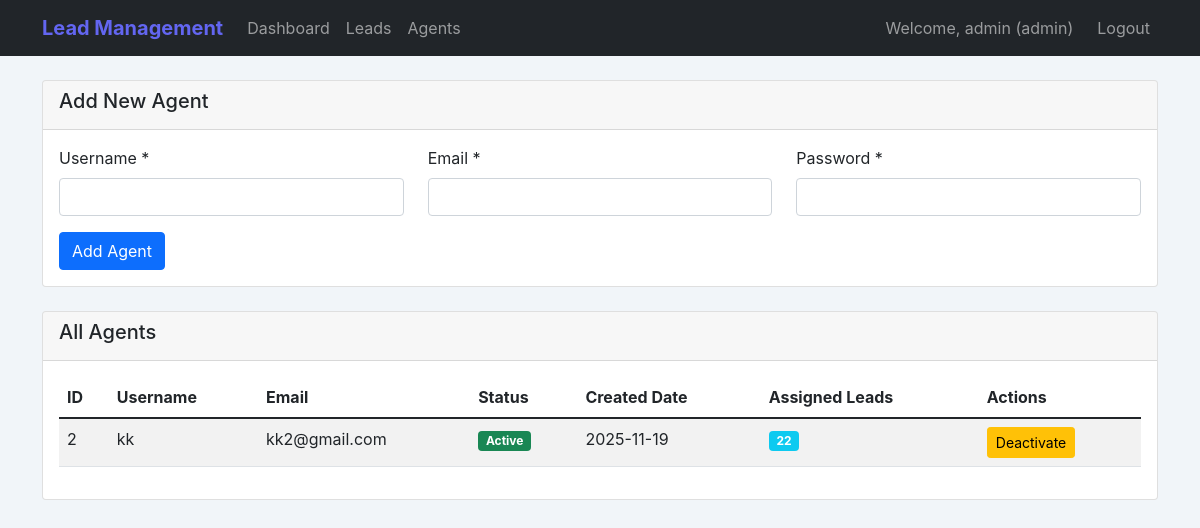
/admin/agents (signed in), run on the app's committed database.
### models.py (models this page shows)
class User(UserMixin, db.Model):
    id = db.Column(db.Integer, primary_key=True)
    username = db.Column(db.String(80), unique=True, nullable=False)
    email = db.Column(db.String(120), unique=True, nullable=False)
    password = db.Column(db.String(200), nullable=False)
    role = db.Column(db.Enum(UserRole), nullable=False)
    is_active = db.Column(db.Boolean, default=True)
    created_at = db.Column(db.DateTime, default=datetime.utcnow)
    phone_number = db.Column(db.String(20), nullable=True)
    department = db.Column(db.String(100), nullable=True)
    assigned_leads = db.relationship('Lead', backref='assigned_agent', lazy=True, foreign_keys='Lead.assigned_agent_id')
    feedbacks = db.relationship('LeadFeedback', backref='agent', lazy=True)
    call_logs = db.relationship('CallLog', backref='agent', lazy=True)
    reassignments_from = db.relationship('LeadReassignment', foreign_keys='LeadReassignment.from_agent_id', backref='from_agent', lazy=True)
    reassignments_to = db.relationship('LeadReassignment', foreign_keys='LeadReassignment.to_agent_id', backref='to_agent', lazy=True)

### routes/admin_routes.py (the view)
@admin_bp.route('/agents')
@login_required
def agents_management():
    if not admin_required():
        return redirect(url_for('agent.dashboard'))
    agents = User.query.filter_by(role=UserRole.AGENT).order_by(User.created_at.desc()).all()
    agent_stats = []
    today = datetime.utcnow().date()
    for agent in agents:
        assigned_leads = Lead.query.filter_by(assigned_agent_id=agent.id).count()
        completed_leads = Lead.query.filter_by(assigned_agent_id=agent.id, status='completed').count()
        total_feedbacks = LeadFeedback.query.filter_by(agent_id=agent.id).count()
        today_calls = CallLog.query.filter(
            CallLog.agent_id == agent.id,
            func.date(CallLog.call_time) == today
        ).count()
        agent_stats.append({
            'agent': agent,
            'assigned_leads': assigned_leads,
            'completed_leads': completed_leads,
            'total_feedbacks': total_feedbacks,
            'today_calls': today_calls
        })
    return render_template(
        'admin/agents.html',
        agent_stats=agent_stats
    )

### routes/admin_routes.py (called while the page is built)
def admin_required():
    if current_user.role != UserRole.ADMIN:
        flash('Access denied!', 'error')
        return False
    return True

### templates/admin/agents.html
{% extends "base.html" %}
{% block content %}
<div class="row">
    <div class="col-12">
        <div class="card mb-4">
            <div class="card-header">
                <h5>Add New Agent</h5>
            </div>
            <div class="card-body">
                <form method="POST" action="{{ url_for('admin.add_agent') }}">
                    <div class="row">
                        <div class="col-md-4">
                            <div class="mb-3">
                                <label class="form-label">Username *</label>
                                <input type="text" class="form-control" name="username" required>
                            </div>
                        </div>
                        <div class="col-md-4">
                            <div class="mb-3">
                                <label class="form-label">Email *</label>
                                <input type="email" class="form-control" name="email" required>
                            </div>
                        </div>
                        <div class="col-md-4">
                            <div class="mb-3">
                                <label class="form-label">Password *</label>
                                <input type="password" class="form-control" name="password" required>
                            </div>
                        </div>
                    </div>
                    <button type="submit" class="btn btn-primary">Add Agent</button>
                </form>
            </div>
        </div>
        <div class="card">
            <div class="card-header">
                <h5>All Agents</h5>
            </div>
            <div class="card-body">
                <div class="table-responsive">
                    <table class="table table-striped">
                        <thead>
                            <tr>
                                <th>ID</th>
                                <th>Username</th>
                                <th>Email</th>
                                <th>Status</th>
                                <th>Created Date</th>
                                <th>Assigned Leads</th>
                                <th>Actions</th>
                            </tr>
                        </thead>
                        <tbody>
                            {% for item in agent_stats %}
                                {% set agent = item.agent %}
                                <tr>
                                    <td>{{ agent.id }}</td>
                                    <td>{{ agent.username }}</td>
                                    <td>{{ agent.email }}</td>
                                    <td>
                                        <span class="badge bg-{{ 'success' if agent.is_active else 'secondary' }}">
                                            {{ 'Active' if agent.is_active else 'Inactive' }}
                                        </span>
                                    </td>
                                    <td>{{ agent.created_at.strftime('%Y-%m-%d') }}</td>
                                    <td><span class="badge bg-info">{{ item.assigned_leads }}</span></td>
                                    <td>
                                        {% if agent.is_active %}
                                            <form method="POST" action="{{ url_for('admin.deactivate_agent', agent_id=agent.id) }}" class="d-inline">
                                                <button type="submit" class="btn btn-sm btn-warning">Deactivate</button>
                                            </form>
                                        {% else %}
                                            <form method="POST" action="{{ url_for('admin.activate_agent', agent_id=agent.id) }}" class="d-inline">
                                                <button type="submit" class="btn btn-sm btn-success">Activate</button>
                                            </form>
                                        {% endif %}
                                    </td>
                                </tr>
                            {% endfor %}
                        </tbody>
                    </table>
                </div>
            </div>
        </div>
    </div>
</div>
{% endblock %}

### templates/base.html (shortened to what this page needs)
<!DOCTYPE html>
<html lang="en">
<head>
    <link href="https://cdn.jsdelivr.net/npm/bootstrap@5.1.3/dist/css/bootstrap.min.css" rel="stylesheet">
    <link href="https://cdnjs.cloudflare.com/ajax/libs/font-awesome/6.0.0/css/all.min.css" rel="stylesheet">
</head>
<body>
    <nav class="navbar navbar-expand-lg navbar-dark bg-dark">
        <div class="container">
            <a class="navbar-brand" href="{{ url_for('index') }}">Lead Management</a>
            {% if current_user.is_authenticated %}
            <div class="collapse navbar-collapse" id="navbarNav">
                <ul class="navbar-nav me-auto">
                    {% if current_user.role.value == 'admin' %}
                    <li class="nav-item">
                        <a class="nav-link" href="{{ url_for('admin.dashboard') }}">Dashboard</a>
                    </li>
                    <li class="nav-item">
                        <a class="nav-link" href="{{ url_for('admin.leads_management') }}">Leads</a>
                    </li>
                    <li class="nav-item">
                        <a class="nav-link" href="{{ url_for('admin.agents_management') }}">Agents</a>
                    </li>
                    {% endif %}
                </ul>
                <div class="navbar-nav">
                    <span class="navbar-text me-3">
                        Welcome, {{ current_user.username }} ({{ current_user.role.value }})
                    </span>
                    <a class="nav-link" href="{{ url_for('auth.logout') }}">Logout</a>
                </div>
            </div>
            {% endif %}
        </div>
    </nav>
    <div class="container mt-4">
        {% block content %}{% endblock %}
    </div>
</body>
</html>

### templates/base.html (style rules this page uses)
:root { --primary: #6366f1; --primary-dark: #4f46e5; --success: #10b981; --danger: #ef4444; --warning: #f59e0b; --info: #06b6d4; --dark: #1e293b; --light: #f8fafc; --border: #e2e8f0; --shadow: 0 1px 3px 0 rgba(0, 0, 0, 0.1); --shadow-lg: 0 10px 15px -3px rgba(0, 0, 0, 0.1); }
body { background: #f1f5f9; font-family: 'Inter', -apple-system, BlinkMacSystemFont, sans-serif; min-height: 100vh; }
.navbar-brand { font-weight: 700; color: var(--primary) !important; }

### data on the page
User: username "admin", role.value "admin"
User: id "2", username "kk", email "kk2@gmail.com", is_active "Active", created_at "2025-11-19"

### other printed values
{{ item.assigned_leads }} "22"
